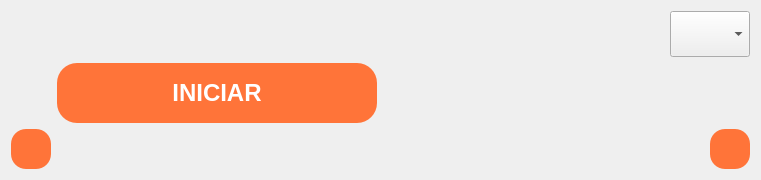
      <widget class="QWidget" name="inicio">
       <layout class="QGridLayout" name="gridLayout_2">
        <item row="4" column="3">
         <layout class="QVBoxLayout" name="verticalLayout">
          <property name="spacing">
           <number>60</number>
          </property>
          <item>
           <widget class="QPushButton" name="pushButton_iniciar">
            <property name="sizePolicy">
             <sizepolicy hsizetype="Expanding" vsizetype="MinimumExpanding">
              <horstretch>0</horstretch>
              <verstretch>0</verstretch>
             </sizepolicy>
            </property>
            <property name="minimumSize">
             <size>
              <width>320</width>
              <height>60</height>
             </size>
            </property>
            <property name="maximumSize">
             <size>
              <width>320</width>
              <height>60</height>
             </size>
            </property>
            <property name="font">
             <font>
              <family>Segoe UI</family>
              <pointsize>18</pointsize>
              <weight>75</weight>
              <bold>true</bold>
             </font>
            </property>
            <property name="cursor">
             <cursorShape>PointingHandCursor</cursorShape>
            </property>
            <property name="styleSheet">
             <string notr="true">QPushButton {
	background-color: #FF7439;
	border: none;
	border-radius: 20px;
	color: #fff;
}

QPushButton:pressed {
	background-color: #c8592d;
}

QPushButton:hover {
	background-color: #c8592d;
}</string>
            </property>
            <property name="text">
             <string>INICIAR</string>
            </property>
            <property name="flat">
             <bool>false</bool>
            </property>
           </widget>
          </item>
         </layout>
        </item>
        <item row="4" column="1">
         <spacer name="horizontalSpacer_inicial">
          <property name="orientation">
           <enum>Qt::Horizontal</enum>
          </property>
          <property name="sizeType">
           <enum>QSizePolicy::Expanding</enum>
          </property>
          <property name="sizeHint" stdset="0">
           <size>
            <width>40</width>
            <height>20</height>
           </size>
          </property>
         </spacer>
        </item>
        <item row="5" column="3">
         <spacer name="verticalSpacer_inicial">
          <property name="orientation">
           <enum>Qt::Vertical</enum>
          </property>
          <property name="sizeType">
           <enum>QSizePolicy::Expanding</enum>
          </property>
          <property name="sizeHint" stdset="0">
           <size>
            <width>20</width>
            <height>40</height>
           </size>
          </property>
         </spacer>
        </item>
        <item row="5" column="10" alignment="Qt::AlignRight|Qt::AlignBottom">
         <widget class="QPushButton" name="pushButton_configurar">
          <property name="sizePolicy">
           <sizepolicy hsizetype="Minimum" vsizetype="Fixed">
            <horstretch>0</horstretch>
            <verstretch>0</verstretch>
           </sizepolicy>
          </property>
          <property name="minimumSize">
           <size>
            <width>40</width>
            <height>40</height>
           </size>
          </property>
          <property name="maximumSize">
           <size>
            <width>40</width>
            <height>40</height>
           </size>
          </property>
          <property name="sizeIncrement">
           <size>
            <width>0</width>
            <height>2</height>
           </size>
          </property>
          <property name="font">
           <font>
            <pointsize>18</pointsize>
            <weight>75</weight>
            <bold>true</bold>
           </font>
          </property>
          <property name="cursor">
           <cursorShape>PointingHandCursor</cursorShape>
          </property>
          <property name="styleSheet">
           <string notr="true">QPushButton {
	background-color: #FF7439;
	border-radius: 15px;
	border: none;
}

QPushButton:pressed {
	background-color: #c8592d;
}

QPushButton:hover {
	background-color: #c8592d;
}</string>
          </property>
          <property name="text">
           <string/>
          </property>
         </widget>
        </item>
        <item row="5" column="1" alignment="Qt::AlignBottom">
         <widget class="QPushButton" name="pushButton_som">
          <property name="sizePolicy">
           <sizepolicy hsizetype="Minimum" vsizetype="Fixed">
            <horstretch>0</horstretch>
            <verstretch>0</verstretch>
           </sizepolicy>
          </property>
          <property name="minimumSize">
           <size>
            <width>40</width>
            <height>40</height>
           </size>
          </property>
          <property name="maximumSize">
           <size>
            <width>40</width>
            <height>40</height>
           </size>
          </property>
          <property name="cursor">
           <cursorShape>PointingHandCursor</cursorShape>
          </property>
          <property name="layoutDirection">
           <enum>Qt::LeftToRight</enum>
          </property>
          <property name="styleSheet">
           <string notr="true">QPushButton {
	background-color: #FF7439;
	border-radius: 15px;
	border: none;
}

QPushButton:pressed {
	background-color: #c8592d;
}

QPushButton:hover {
	background-color: #c8592d;
}</string>
          </property>
          <property name="text">
           <string/>
          </property>
         </widget>
        </item>
        <item row="4" column="4">
         <spacer name="horizontalSpacer_inicial_3">
          <property name="orientation">
           <enum>Qt::Horizontal</enum>
          </property>
          <property name="sizeHint" stdset="0">
           <size>
            <width>40</width>
            <height>20</height>
           </size>
          </property>
         </spacer>
        </item>
        <item row="4" column="8" alignment="Qt::AlignVCenter">
         <widget class="QLabel" name="label_imagemMenu">
          <property name="sizePolicy">
           <sizepolicy hsizetype="Preferred" vsizetype="Preferred">
            <horstretch>0</horstretch>
            <verstretch>0</verstretch>
           </sizepolicy>
          </property>
          <property name="minimumSize">
           <size>
            <width>241</width>
            <height>0</height>
           </size>
          </property>
          <property name="maximumSize">
           <size>
            <width>241</width>
            <height>332</height>
           </size>
          </property>
          <property name="cursor">
           <cursorShape>ArrowCursor</cursorShape>
          </property>
          <property name="text">
           <string/>
          </property>
          <property name="scaledContents">
           <bool>true</bool>
          </property>
         </widget>
        </item>
        <item row="4" column="10">
         <spacer name="horizontalSpacer_inicial_2">
          <property name="orientation">
           <enum>Qt::Horizontal</enum>
          </property>
          <property name="sizeType">
           <enum>QSizePolicy::Expanding</enum>
          </property>
          <property name="sizeHint" stdset="0">
           <size>
            <width>40</width>
            <height>20</height>
           </size>
          </property>
         </spacer>
        </item>
        <item row="0" column="3">
         <spacer name="verticalSpacer_inicial_2">
          <property name="orientation">
           <enum>Qt::Vertical</enum>
          </property>
          <property name="sizeType">
           <enum>QSizePolicy::Expanding</enum>
          </property>
          <property name="sizeHint" stdset="0">
           <size>
            <width>20</width>
            <height>40</height>
           </size>
          </property>
         </spacer>
        </item>
        <item row="0" column="10" alignment="Qt::AlignRight|Qt::AlignTop">
         <widget class="QComboBox" name="comboBox_selecionar_perfis_inicio">
          <property name="sizePolicy">
           <sizepolicy hsizetype="Fixed" vsizetype="Fixed">
            <horstretch>0</horstretch>
            <verstretch>0</verstretch>
           </sizepolicy>
          </property>
          <property name="cursor">
           <cursorShape>PointingHandCursor</cursorShape>
          </property>
          <property name="styleSheet">
           <string notr="true">QComboBox{
	width: 50px;
	height: 40px;
}</string>
          </property>
          <property name="sizeAdjustPolicy">
           <enum>QComboBox::AdjustToContents</enum>
          </property>
          <property name="iconSize">
           <size>
            <width>40</width>
            <height>40</height>
           </size>
          </property>
         </widget>
        </item>
       </layout>
      </widget>
